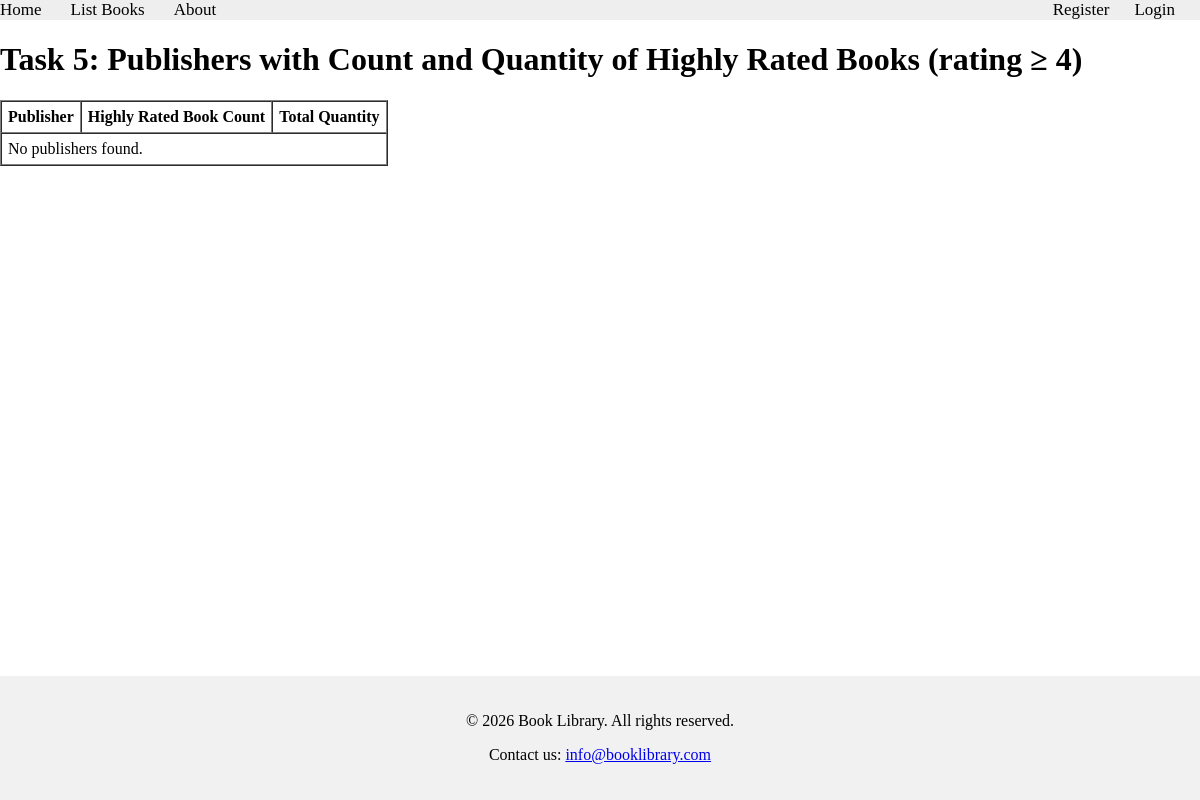
/books/lab9/task5, run on an earlier commit of the app's database.
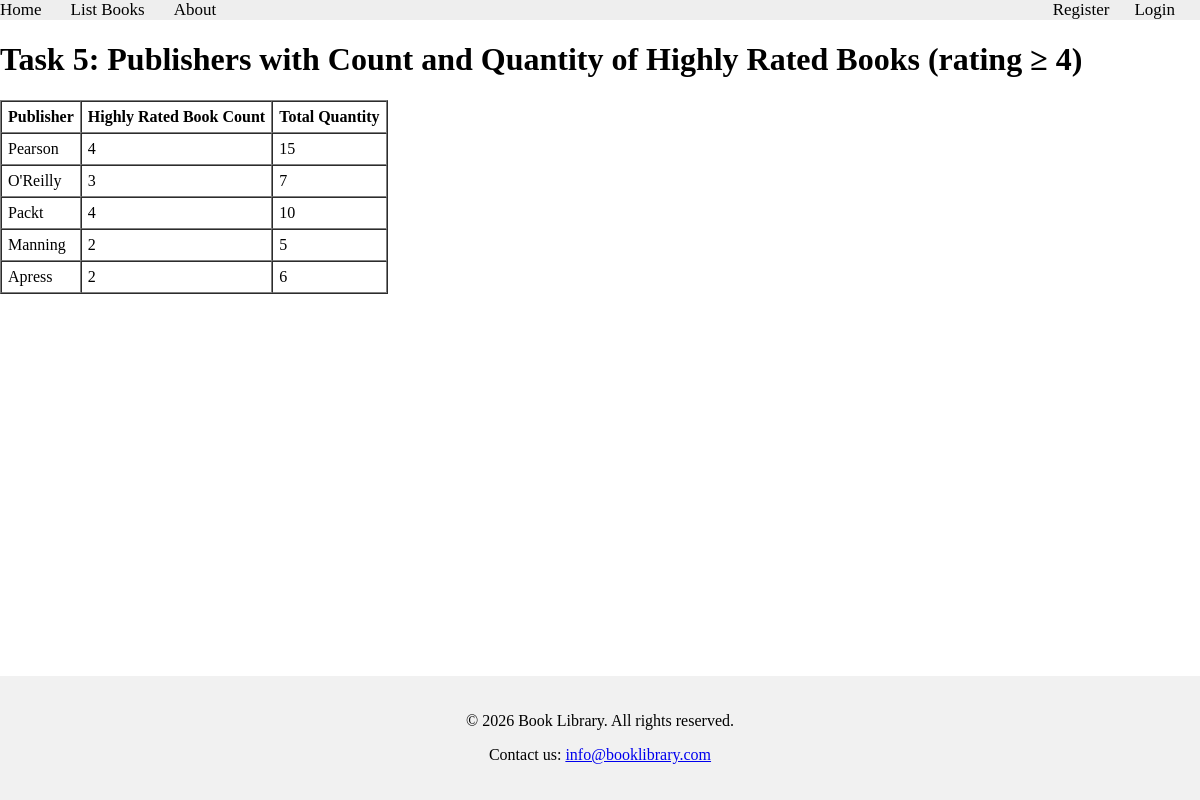
And on a later commit of the database.
### apps/bookmodule/models.py (models this page shows, shortened)
class Publisher(models.Model):
    name = models.CharField(max_length=200)
    location = models.CharField(max_length=300)

### apps/bookmodule/views.py (the view)
# urls.py: path('lab9/task5', views.lab9_task5, name="books.lab9.task5"),
def lab9_task5(request):
    publishers = Publisher.objects.annotate(
        highly_rated_count=Count('book', filter=Q(book__rating__gte=4)),
        highly_rated_quantity=Sum('book__quantity', filter=Q(book__rating__gte=4)),
    )
    return render(request, 'bookmodule/lab9_task5.html', {'publishers': publishers})

### apps/template/bookmodule/lab9_task5.html (shortened to what this page needs)
{% extends "layouts/base.html" %}
{% block content %}
<h1>Task 5: Publishers with Count and Quantity of Highly Rated Books (rating &ge; 4)</h1>
<table border="1" cellpadding="6" cellspacing="0">
    <thead>
        <tr>
            <th>Publisher</th><th>Highly Rated Book Count</th><th>Total Quantity</th>
        </tr>
    </thead>
    <tbody>
        {% for pub in publishers %}
        <tr>
            <td>{{ pub.name }}</td>
            <td>{{ pub.highly_rated_count }}</td>
            <td>{{ pub.highly_rated_quantity|default:"0" }}</td>
        </tr>
        {% empty %}
        <tr><td colspan="3">No publishers found.</td></tr>
        {% endfor %}
    </tbody>
</table>
{% endblock content %}

What changed in the data, as far as the page shows it:
added Publisher: name "Pearson", highly_rated_count "4", highly_rated_quantity "15"
added Publisher: name "O'Reilly", highly_rated_count "3", highly_rated_quantity "7"
added Publisher: name "Packt", highly_rated_count "4", highly_rated_quantity "10"
added Publisher: name "Manning", highly_rated_count "2", highly_rated_quantity "5"
added Publisher: name "Apress", highly_rated_count "2", highly_rated_quantity "6"
Also different on the page:
text no longer shown: "No publishers found."
